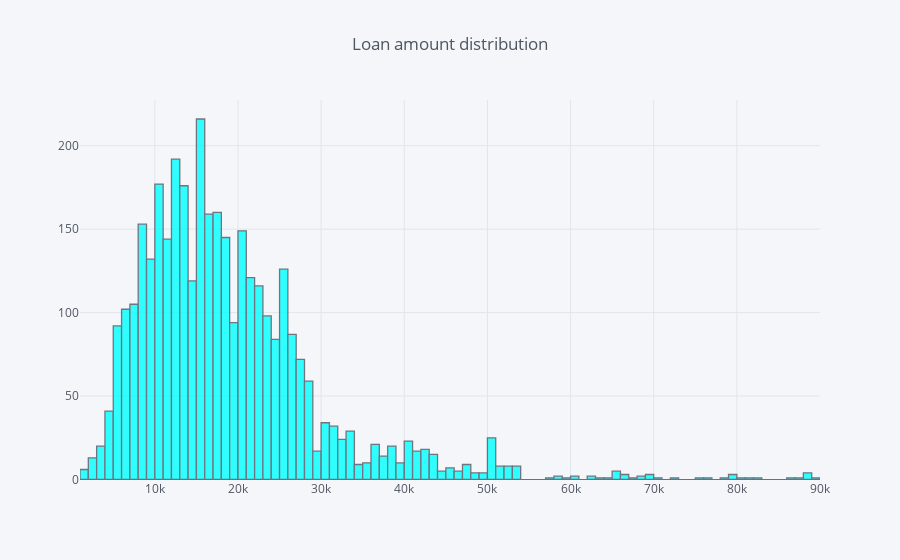

This figure's notebook cell:
### Markdown cell above
We see that Loans have a high variance and the mean is higher than the median,
let's plot the column:

### Code cell
Train.LOAN.iplot(kind='hist', title = 'Loan amount distribution', hline=(0), color = ['cyan'])

### Figure 1 — Plotly figure (JSON) as saved in the notebook; plotly's stock layout.template omitted (floating-point values rounded to 4 significant figures; data arrays with more than 128 entries replaced by an {"elided": "..."} marker saying what was removed)
{"data": [{"histfunc": "count", "histnorm": "", "marker": {"color": "rgba(0, 255, 255, 1.0)", "line": {"color": "#4D5663", "width": 1.3}}, "name": "LOAN", "opacity": 0.8, "orientation": "v", "type": "histogram", "x": {"elided": "3576 int values"}}], "layout": {"autosize": true, "barmode": "overlay", "legend": {"bgcolor": "#F5F6F9", "font": {"color": "#4D5663"}}, "paper_bgcolor": "#F5F6F9", "plot_bgcolor": "#F5F6F9", "shapes": [{"line": {"color": "#db4052", "dash": "solid", "width": 1}, "type": "line", "x0": 0, "x1": 1, "xref": "paper", "y0": 0, "y1": 0, "yref": "y"}], "title": {"font": {"color": "#4D5663"}, "text": "Loan amount distribution"}, "xaxis": {"autorange": true, "gridcolor": "#E1E5ED", "range": [999.5, 90000.0], "showgrid": true, "tickfont": {"color": "#4D5663"}, "title": {"font": {"color": "#4D5663"}, "text": ""}, "type": "linear", "zerolinecolor": "#E1E5ED"}, "yaxis": {"autorange": true, "gridcolor": "#E1E5ED", "range": [-0.6334, 227.4], "showgrid": true, "tickfont": {"color": "#4D5663"}, "title": {"font": {"color": "#4D5663"}, "text": ""}, "zerolinecolor": "#E1E5ED"}}}
